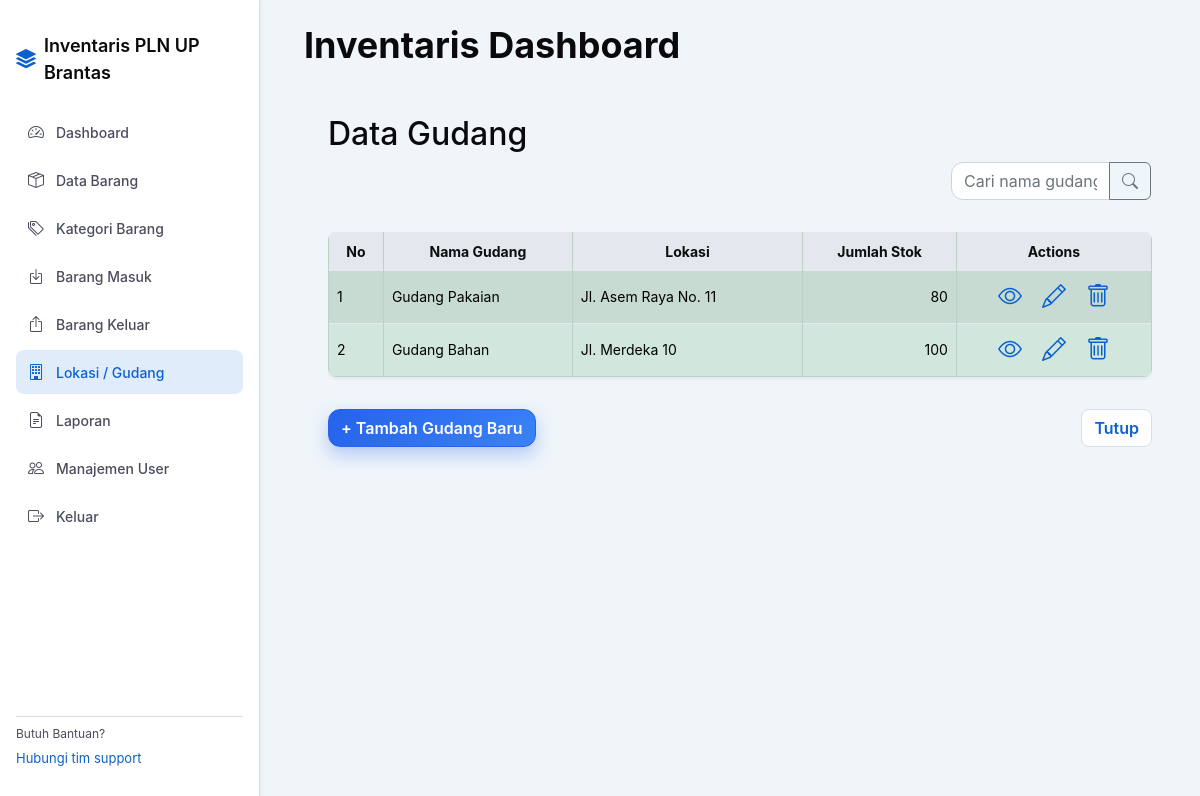
/index.php?page=data_gudang (signed in), run on the app's committed database.
### tables this page shows
CREATE TABLE `gudang` (
  `id_gudang` int NOT NULL,
  `nama_gudang` varchar(100) NOT NULL,
  `lokasi` varchar(255) DEFAULT NULL
);

### koneksi/koneksi.php (called while the page is built, shortened)
<?php
function normalize_user_role($role) {
    $role = strtolower(trim((string) ($role ?? '')));
    $map = [
        'admin' => 'admin',
        'petugas' => 'petugas',
        'leader' => 'petugas',
        'user' => 'petugas',
        'operator' => 'petugas',
        'viewer' => 'viewer',
    ];
    return $map[$role] ?? 'viewer';
}
function get_current_user_role() {
    return $_SESSION['role'];
}
function current_user_has_role($roles) {
    $currentRole = get_current_user_role();
    $roles = is_array($roles) ? $roles : [$roles];
    $roles = array_map('normalize_user_role', $roles);
    return in_array($currentRole, $roles, true);
}
function inventory_user_can_manage() {
    return current_user_has_role(['admin', 'petugas']);
}
?>

### views/data_gudang.php (the view, shortened to what this page needs)
<?php
    $canManageInventory = inventory_user_can_manage();
function getTotalStokGudang($koneksi, $id_gudang) {
    $sql = "SELECT SUM(p.jumlah_stok) AS total_stok
            FROM Produk p
            JOIN StokGudang sg ON p.id_produk = sg.id_produk
            WHERE sg.id_gudang = $id_gudang";
    $result = $koneksi->query($sql);
    $row = $result->fetch_assoc();
    return $row['total_stok'] ? $row['total_stok'] : 0;
}
$search = isset($_GET['search']) ? $koneksi->real_escape_string($_GET['search']) : '';
?>
<h2>Data Gudang</h2>
<form method="GET" action="index.php" class="input-group float-end mb-3" style="width: 200px;">
    <div class="input-group mb-3">
        <input type="text" name="search" class="form-control" placeholder="Cari nama gudang..." value="<?= htmlspecialchars($search) ?>">
        <button class="btn btn-outline-secondary" type="submit"><i class="bi bi-search"></i></button>
    </div>
</form>
<div class="clearfix"></div>
<div class="table-container overflowy">
    <table class="table table-bordered table-success table-striped table-hover">
        <thead class="text-center">
            <tr>
                <th>No</th>
                <th>Nama Gudang</th>
                <th>Lokasi</th>
                <th>Jumlah Stok</th>
                <th>Actions</th>
            </tr>
        </thead>
        <tbody>
        <?php
            $query = "SELECT * FROM Gudang";
            $result = $koneksi->query($query);
            $no = 1;
        ?>
        <?php if ($result && $result->num_rows > 0): ?>
            <?php while ($row = $result->fetch_assoc()): ?>
                <tr>
                    <td><?= $no++ ?></td>
                    <td><?= htmlspecialchars($row['nama_gudang']) ?></td>
                    <td><?= htmlspecialchars($row['lokasi']) ?></td>
                    <td class="text-end"><?= getTotalStokGudang($koneksi, $row['id_gudang']) ?></td>
                    <td class="text-center">
                        <a href="index.php?page=gudang_info&id_gudang=<?= $row['id_gudang'] ?>"><i class="bi-eye fs-4"></i></a>
                        <?php if ($canManageInventory): ?>
                        <a href="index.php?page=edit_gudang&id_gudang=<?= $row['id_gudang'] ?>"><i class="bi-pencil fs-4 mx-3"></i></a>
                        <a href="javascript:void(0);" onclick="confirmDeleteGudang(<?= $row['id_gudang'] ?>)"><i class="bi-trash fs-4"></i></a>
                        <?php endif; ?>
                    </td>
                </tr>
            <?php endwhile; ?>
        <?php else: ?>
            <tr>
                <td colspan="5" class="text-center">Tidak ada data gudang yang ditemukan.</td>
            </tr>
        <?php endif; ?>
        </tbody>
    </table>
</div>
<?php if ($canManageInventory): ?>
<a href="index.php?page=tambah_gudang"><button class="btn btn-primary float-start mt-3">+ Tambah Gudang Baru</button></a>
<?php endif; ?>
<a href="index.php?page=dashboard"><button class="btn btn-secondary float-end mt-3">Tutup</button></a>
<div class="clearfix"></div>

### assets/css/style.css (style rules this page uses)
* { margin: 0; padding: 0; box-sizing: border-box; }
:root { --color-primary: #0d60d0; --color-surface: #ffffff; --color-background: #f0f5fa; --color-text-primary: #0a0a0c; --color-text-primary-dark: #0a0e0c; --color-text-secondary: #4a4e5c; --color-border: #d9dde6; --color-focus-ring: rgba(13, 96, 208, 0.25); --color-muted: #e4e8ee; --color-success: #22c55e; --color-info: #3b82f6; --color-warning: #f59e0b; --color-error: #ef4444; --space-xs: 4px; --space-sm: 8px; --space-md: 16px; --space-lg: 24px; --space-xl: 32px; --space-xxl: 48px; --radius-none: 0px; --radius-small: 4px; --radius-medium: 8px; --radius-large: 16px; --radius-full: 9999px; --shadow-0: none; --shadow-1: 0 1px 4px rgba(10, 10, 12, 0.08); --shadow-2: 0 4px 12px rgba(10, 10, 12, 0.12); --shadow-3: 0 8px 24px rgba(10, 10, 12, 0.14); }
body { font-family: "Inter", "Segoe UI", "system-ui", Arial, sans-serif; background-color: var(--color-background); color: var(--color-text-primary); line-height: 1.5; font-size: 14px; }
.overflowy { overflow-x: scroll; }
.btn-primary { background: linear-gradient(130deg, #2563eb, #3b82f6); border: 1px solid #2563eb; box-shadow: 0 8px 18px rgba(37, 99, 235, 0.3); border-radius: 12px; color: #fff; font-weight: 600; transition: transform 0.15s ease, box-shadow 0.15s ease; }
.btn-secondary { background: var(--color-surface); color: var(--color-primary); border: 1px solid var(--color-border); border-radius: var(--radius-medium); font-weight: 600; transition: background 0.15s ease; }
.table { background: var(--color-surface); border-radius: var(--radius-medium); overflow: hidden; box-shadow: var(--shadow-1); }
.table thead th { background-color: var(--color-muted); color: var(--color-text-primary-dark); font-weight: 700; }
.table td, .table th { vertical-align: middle; border-top: 1px solid #e2e8f0; }
.form-control { border-radius: 12px; border: 1px solid #cbd5e1; transition: border-color 0.2s ease, box-shadow 0.2s ease; }
a { text-decoration: none; color: var(--color-primary); }
table.table { width: 100%; border-collapse: collapse; }
.table td, .table th { vertical-align: middle; border-top: 1px solid #e6e9ef; }
.app-shell { min-height: 100vh; display: flex; background: var(--color-background); }

### data on the page
gudang: nama_gudang "Gudang Pakaian", lokasi "Jl. Asem Raya No. 11", id_gudang "80"
gudang: nama_gudang "Gudang Bahan", lokasi "Jl. Merdeka 10", id_gudang "100"

### other printed values
$item['label'] "Dashboard"
$item['label'] "Data Barang"
$item['label'] "Kategori Barang"
$item['label'] "Barang Masuk"
$item['label'] "Barang Keluar"
$item['label'] "Lokasi / Gudang"
$item['label'] "Laporan"
$item['label'] "Manajemen User"
$item['label'] "Keluar"
